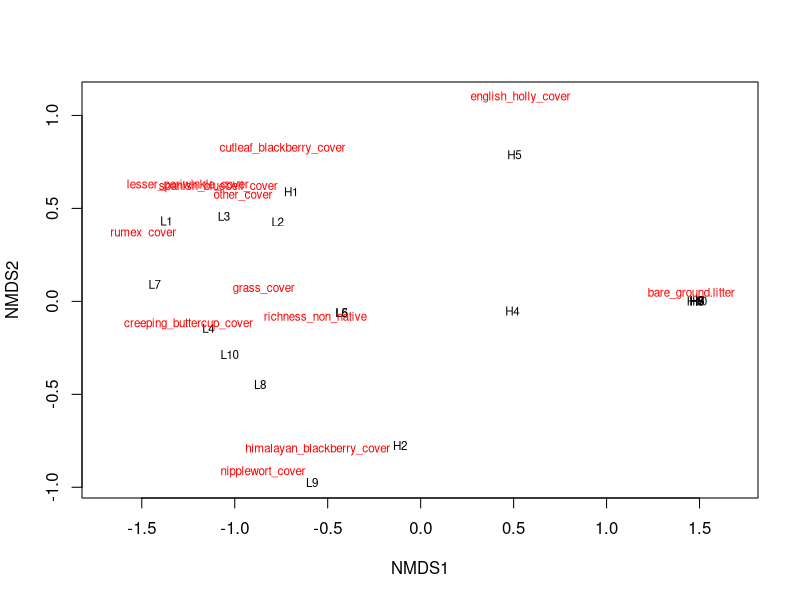
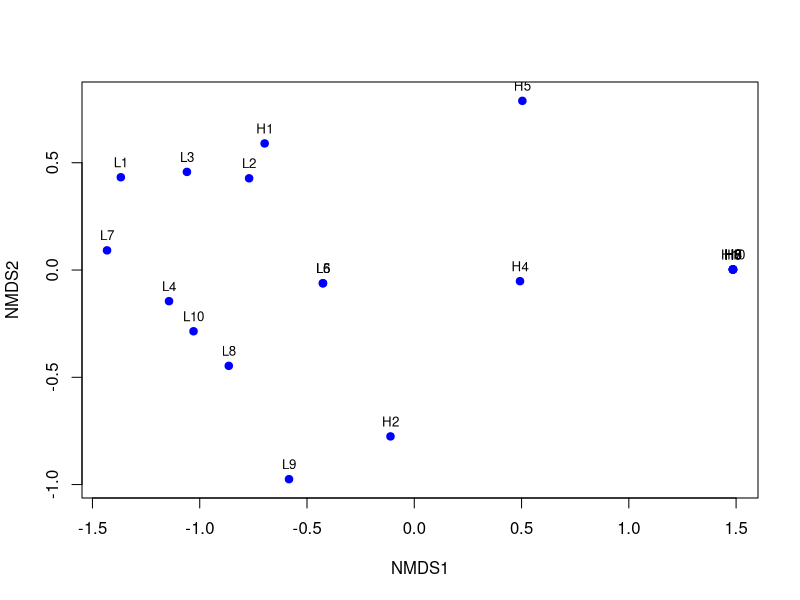

These charts were generated, in order, by the following R code:
library(tidyr)
library(dplyr)
library(vegan)
library(ggplot2)
library(lubridate)

# Read csv
non_native_data <- read.csv("./data_cleaned/cleaned_dataframe.csv")

# Convert data into percent cover
non_native_data_pct <- non_native_data %>%
  select(!c(Traffic,distance_m,angle_.º.,dominant_tree_species,canopy_cover))

# Convert to matrix (excluding the first column which is 'plot')
non_native_data_matrix <- as.matrix(non_native_data_pct[, -1])
rownames(non_native_data_matrix) <- non_native_data_pct$QuadratID  # Set plot names as rownames


# Run NMDS ordination
set.seed(123)  # For reproducibility
nmds_result <- metaMDS(non_native_data_matrix, distance = "bray", k = 2, trymax = 100)


# Basic NMDS plot
plot(nmds_result, type = "t")  # 't' = text labels

# Add plot points
ordiplot(nmds_result, display = "sites", type = "n")
points(nmds_result$points, col = "blue", pch = 19)
text(nmds_result$points, labels = rownames(nmds_result$points), pos = 3, cex = 0.8)



